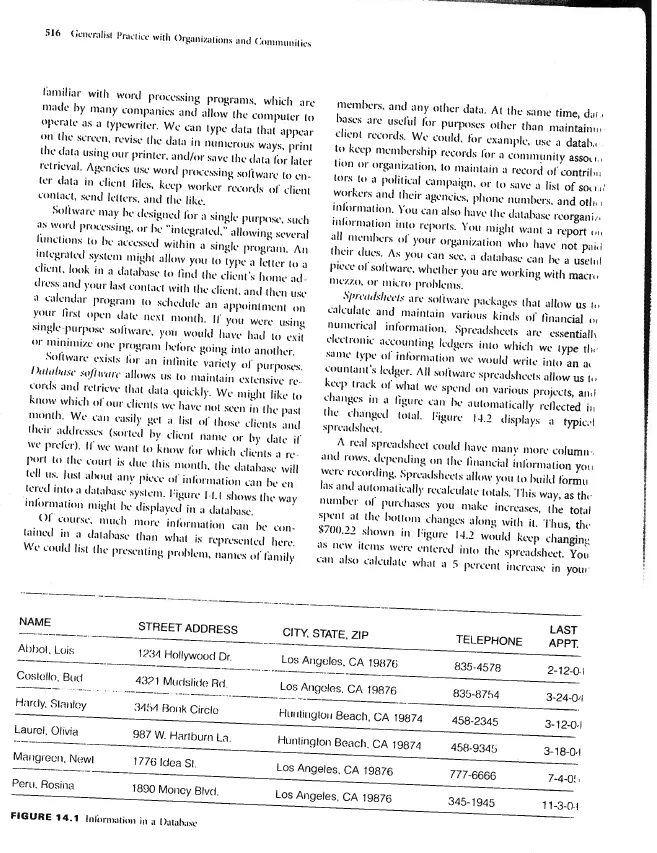
#> input picture resources/PDFs/doc.png, 657 x 853 px
$ python -i nearest_neighbor.py   (imports and definitions only)
#> lines starting #> are read from the running program, lines starting #| are printed output that depends on the picture; after the words box and inside, x2 and y2 are one past the last pixel; in counts of white or black regions, pixels touching at a corner belong together
### utils/deskew_utils.py
import matplotlib.pyplot as plt
import numpy as np
from skimage.color import rgb2gray
from skimage.feature import canny
from skimage.filters import sobel, gaussian
from skimage.io import imread, imshow
from skimage.transform import rotate


def rotate_image(image, rotation_angle):
        rotated_image = rotate(image, rotation_angle, cval=1)
        return (rotated_image * 255).astype(np.uint8)


# [5 lines left out: function image_to_grayscale, not called in this run]


def invert_image(image):
    return ~image


def apply_sobel(image):
    return sobel(image_to_grayscale(image))


def apply_gaussian(image):
    return gaussian(image_to_grayscale(image))


def read_from_path(path):
    return imread(path)


def show_image(image):
    imshow(image)
    plt.axis('off')
    plt.show()

### deskew_traditional/nearest_neighbor.py
import math

import cv2

from deskew_traditional.deskew_method import DeskewMethod
from utils.deskew_utils import *

accumulator = []


class NearestNeighbor(DeskewMethod):
    # [6 lines left out: function deskew, not called in this run]


def find_connected_components(image):
    eroded_image = erode_image(image)
    # invert image since cv2.connectedComponentsWithStats works better with inverted Images
    inverted_image = invert_image(eroded_image)
    number_of_labels, labels, stats, centroids = cv2.connectedComponentsWithStats(inverted_image, connectivity=8)
    color_connected_components(number_of_labels, labels, stats, True)
    fill_accumulator_with_components(number_of_labels, centroids)


def erode_image(image):
    gray_image = cv2.cvtColor(image, cv2.COLOR_BGR2GRAY)
    blurred = cv2.GaussianBlur(gray_image, (3, 3), 0)
    binary = cv2.adaptiveThreshold(blurred, 255, cv2.ADAPTIVE_THRESH_MEAN_C, cv2.THRESH_BINARY, 11, 2)
    kernel = np.ones((3, 3), np.uint8)
    return cv2.erode(binary, kernel, iterations=1)


def color_connected_components(number_of_labels, labels, stats, show_img):
    if not show_img:
        return
    colors = np.zeros((number_of_labels, 3), dtype=np.uint8)
    # filter elements bigger than 1000
    small_component_mask = (stats[:, 4] <= 1000)
    colors[small_component_mask] = np.random.randint(0, 255, size=(np.sum(small_component_mask), 3), dtype=np.uint8)
    colored_components = colors[labels]
    show_image(colored_components)


def fill_accumulator_with_components(number_of_labels, centroids):
    for label in range(1, number_of_labels):  # Skip background (label 0)
        centroid_x, centroid_y = centroids[label]
        accumulator.append(ConnectedComponent(label, centroid_x, centroid_y))


# performs the nearest neighbor algorithm and returns an array of
# highest angles found in the document between neighbors
# [19 lines left out: function find_nearest_neighbors, not called in this run]


def euclidean_distance(x1, y1, x2, y2):
    return math.sqrt((x2 - x1) ** 2 + (y2 - y1) ** 2)


def find_smallest_distances(number, distances):
    sorted_array = sorted(distances, key=lambda x: x.distance)
    return sorted_array[:number]


# computes the angle between two points, if a line would be drawn through both
# [19 lines left out: functions angle_difference, filter_outliers, not called in this run]


class ConnectedComponent:
    def __init__(self, label, x, y):
        self.label = label
        self.x = x
        self.y = y

    def __str__(self):
        return f"ConnectedComponent(label= {self.label}, centroid_x= {self.x}, centroid_y= {self.y})"


class EuclidianDistance:
    def __init__(self, label, distance):
        self.label = label
        self.distance = distance

    def __str__(self):
        return f"EuclidianDistance(label= {self.label}, distance= {self.distance})"

>>> import cv2
>>> picture = cv2.imread('../resources/PDFs/doc.png')
#> picture is the input picture: shape (853, 657, 3); mean B, G, R 235.5, 235.5, 235.5
>>> result = find_connected_components(picture)
#> in erode_image, `binary = cv2.adaptiveThreshold(blurred, 255, cv2.ADAPTIVE_THRESH_MEAN_..`:
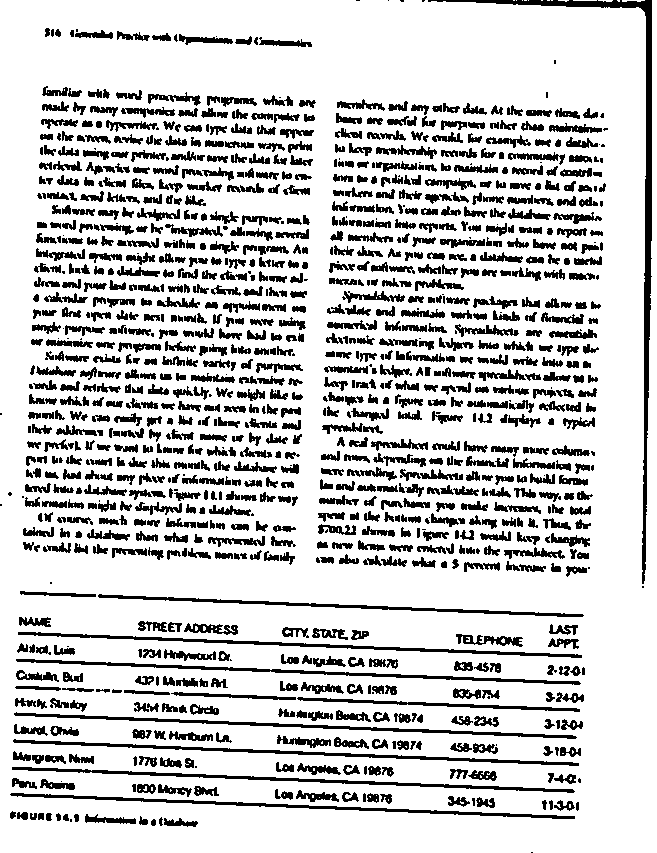
#> binary: shape (853, 657); 79.9% white; 1097 black regions (115 under 20 px), largest, box (x1, y1, x2, y2) and area: (428, 0, 652, 584) 4087, (13, 739, 579, 766) 1793, (12, 767, 575, 793) 1779
#> in erode_image, `return cv2.erode(binary, kernel, iterations=1)`:
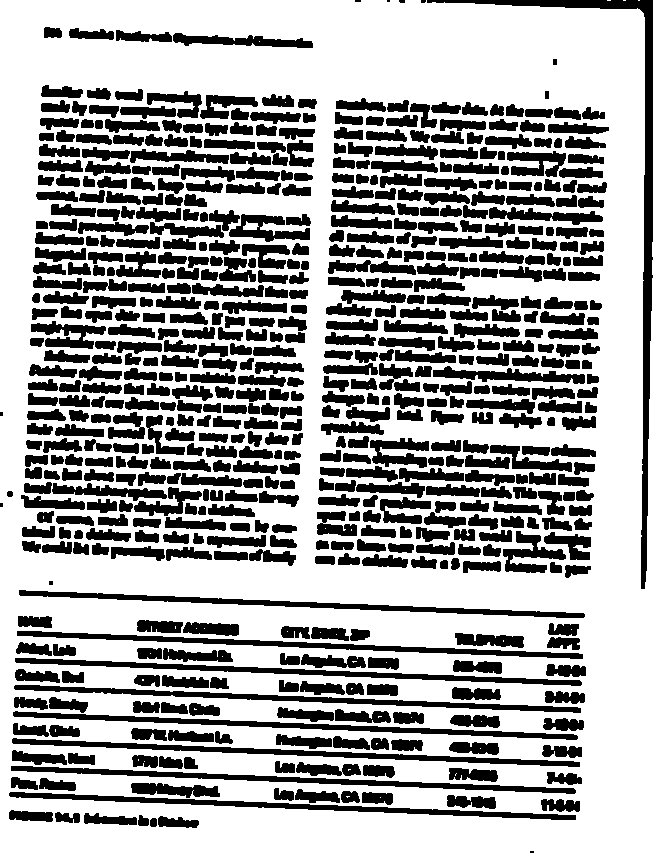
#> returned value: shape (853, 657); 65% white; 618 black regions (8 under 20 px), largest, box (x1, y1, x2, y2) and area: (427, 0, 653, 589) 5660, (12, 738, 580, 767) 2997, (11, 766, 576, 794) 2977
#> in find_connected_components, `number_of_labels, labels, stats, centroids = cv2.connectedComponentsWi..`:
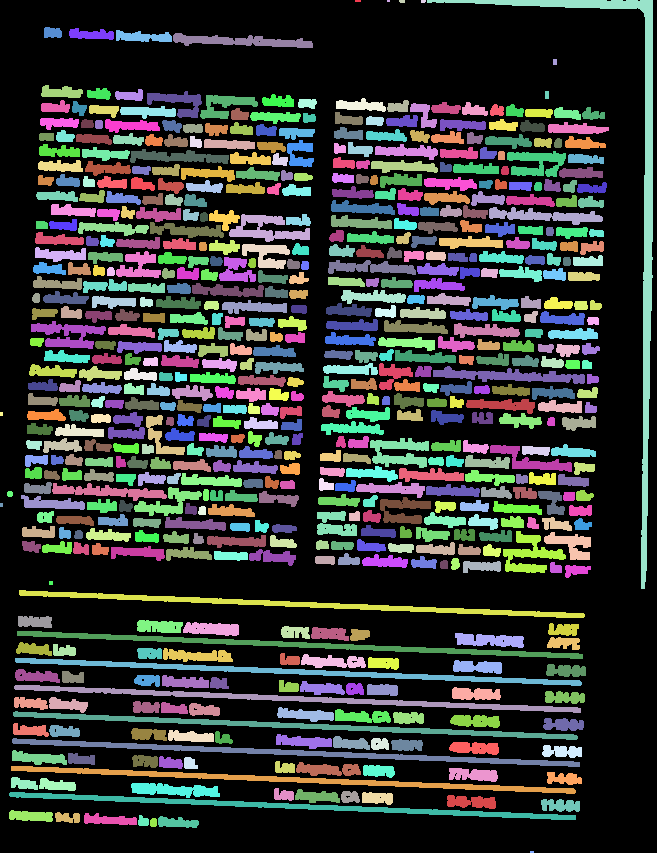
#> labels: shape (853, 657) int32; 619 distinct labels, from 0 to 618; one colour per label, 0 black
#> in find_connected_components, `number_of_labels, labels, stats, centroids = cv2.connectedComponentsWi..`: number_of_labels = 619; stats = 619 rows, first 6: [0, 0, 657, 853, 364013], [355, 0, 6, 2, 12], [387, 0, 3, 2, 6], [399, 0, 6, 3, 17], [421, 0, 5, 3, 14], [427, 0, 226, 589, 5660]; centroids = 619 pairs, first value 1 to 626.1, second value 0.5 to 851.5
#> in color_connected_components, `colored_components = colors[labels]`:
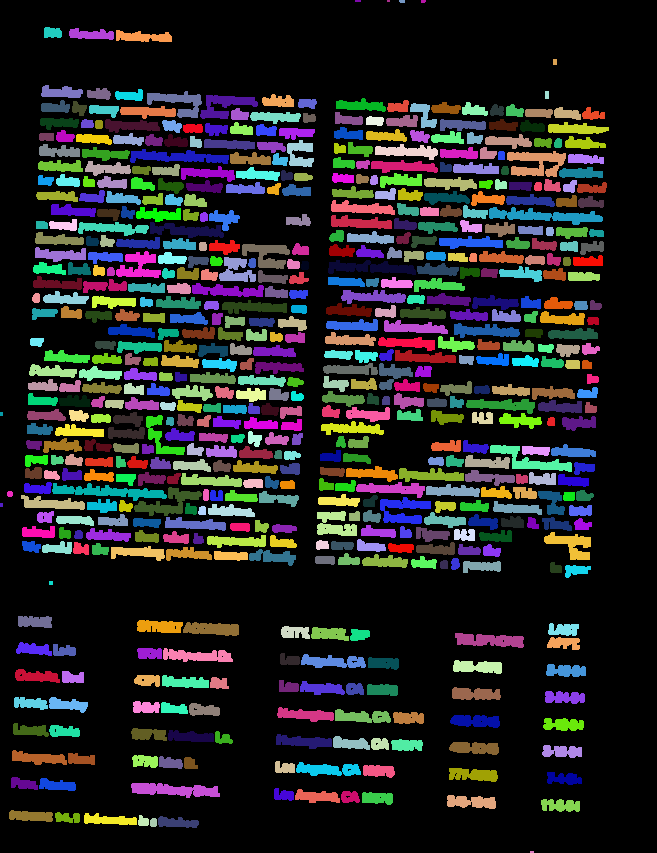
#> colored_components: shape (853, 657, 3); mean of channels 0, 1, 2 36.8, 35.9, 35.8; drawn as B, G, R
#> the loop in fill_accumulator_with_components, `for label in range(1, number_of_labels):` made 618 passes
#> (centroid_x, centroid_y) on passes 1 to 3: (357.5, 0.5), (388, 0.5), (401.6, 0.941)
#> after the loop in fill_accumulator_with_components, `for label in range(1, number_of_labels):`: accumulator = 618 items

$ run again, on resources/PDFs/pic.png
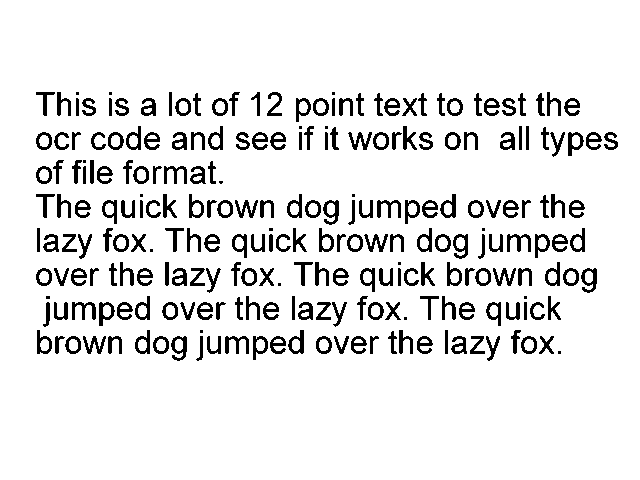
#> input picture resources/PDFs/pic.png, 640 x 480 px
#> picture is the input picture: shape (480, 640, 3); 90.5% white; 239 black regions (19 under 20 px), largest, box (x1, y1, x2, y2) and area: (72, 302, 96, 320) 207, (377, 200, 401, 218) 206, (225, 336, 249, 354) 206
#> binary: shape (480, 640); 89.1% white; 236 black regions (2 under 20 px), largest, box (x1, y1, x2, y2) and area: (190, 267, 221, 293) 310, (316, 301, 348, 327) 309, (377, 199, 401, 219) 240
#> in find_connected_components, `number_of_labels, labels, stats, centroids = cv2.connectedComponentsWi..`:
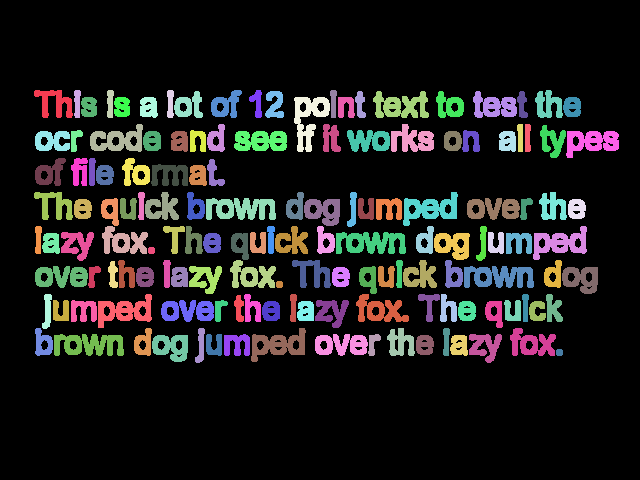
#> labels: shape (480, 640) int32; 144 distinct labels, from 0 to 143; one colour per label, 0 black
#> number_of_labels = 144; stats = 144 rows, first 6: [0, 0, 640, 480, 249145], [34, 90, 39, 28, 561], [74, 90, 7, 28, 157], [107, 90, 7, 28, 162], [167, 90, 7, 28, 161], [174, 91, 29, 27, 452]; centroids = 144 pairs, first value 37.89 to 591.4, second value 102.6 to 352
#> in color_connected_components, `colored_components = colors[labels]`:
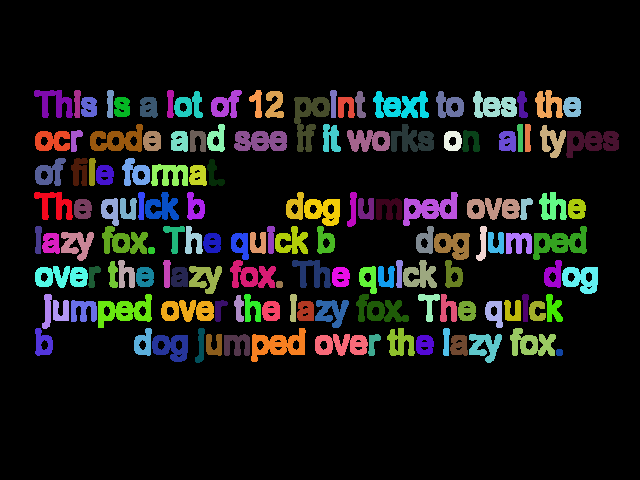
#> colored_components: shape (480, 640, 3); mean of channels 0, 1, 2 21.4, 22.6, 22.7; drawn as B, G, R
#> the loop in fill_accumulator_with_components, `for label in range(1, number_of_labels):` made 143 passes
#> (centroid_x, centroid_y) on passes 1 to 8: (54.38, 102.6), (76.87, 102.9), (109.8, 103.1), (169.9, 103.3), (188.6, 105.6), (225.7, 104.5), (256.8, 102.6), (274.4, 104.3)
#> after the loop in fill_accumulator_with_components, `for label in range(1, number_of_labels):`: accumulator = 143 items
